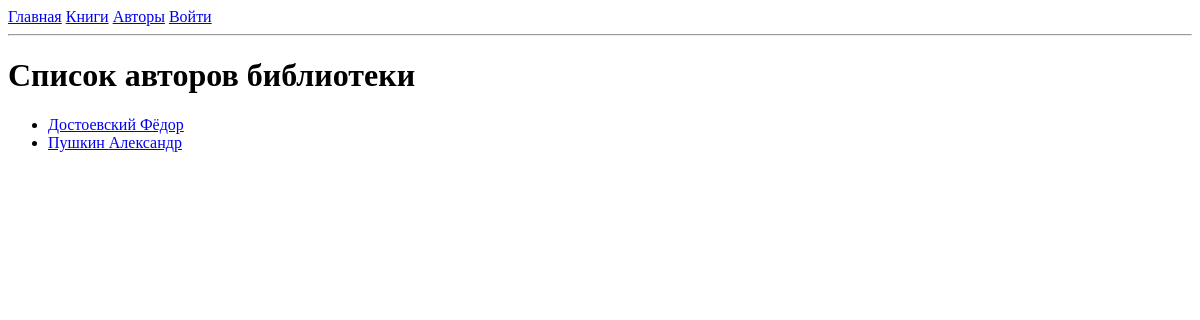
Page /catalog/authors/ on the earlier database version.
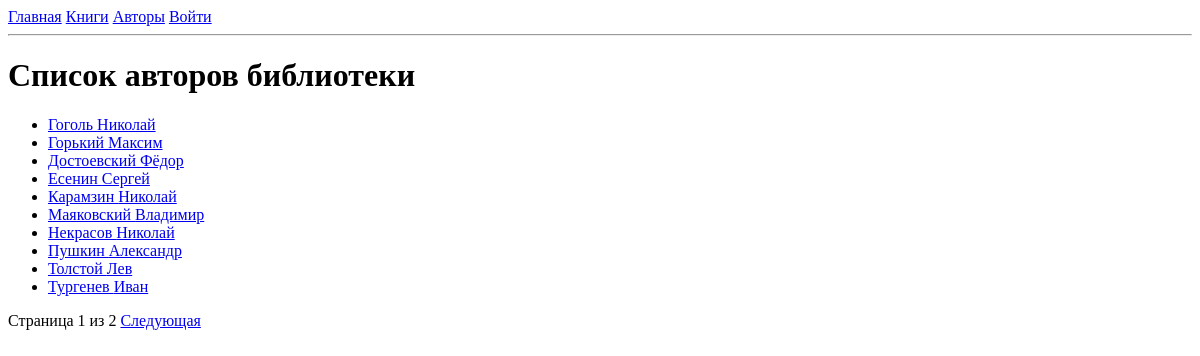
Same page on the later database version.
### catalog/models.py (models this page shows, shortened)
class Author(models.Model):
    first_name = models.CharField(max_length=100)
    last_name = models.CharField(max_length=100)
    date_of_birth = models.DateField(null=True, blank=True)
    date_of_death = models.DateField('Died', null=True, blank=True)
    class Meta:
        ordering = ['last_name', 'first_name']

### catalog/views.py (the view)
# urls.py: path('authors/', views.AuthorListView.as_view(), name='authors'),
class AuthorListView(generic.ListView):
    model = Author
    template_name = 'catalog/author_list.html'
    context_object_name = 'author_list'
    paginate_by = 10

### catalog/templates/catalog/author_list.html (shortened to what this page needs)
{% extends "catalog/base_generic.html" %}
{% block content %}
<h1>Список авторов библиотеки</h1>
{% if author_list %}
<ul>
    {% for author in author_list %}
    <li>
    <a href="{% url 'author-detail' author.pk %}">
        {{ author.last_name }} {{ author.first_name }}
    </a>
</li>
    {% endfor %}
</ul>
{% else %}
<p>В библиотеке пока нет добавленных авторов.</p>
{% endif %}
{% if is_paginated %}
<div>
    <span>
        Страница {{ page_obj.number }} из {{ page_obj.paginator.num_pages }}
    </span>
    {% if page_obj.has_next %}
        <a href="{{ request.path }}?page={{ page_obj.next_page_number }}">Следующая</a>
    {% endif %}
</div>
{% endif %}
{% endblock %}

Differences in the rows shown:
added Author: last_name "Гоголь", first_name "Николай"
added Author: last_name "Горький", first_name "Максим"
added Author: last_name "Есенин", first_name "Сергей"
added Author: last_name "Карамзин", first_name "Николай"
added Author: last_name "Маяковский", first_name "Владимир"
added Author: last_name "Некрасов", first_name "Николай"
added Author: last_name "Толстой", first_name "Лев"
added Author: last_name "Тургенев", first_name "Иван"
Other differences:
{{ page_obj.number }}: (not shown) → "1"
{{ page_obj.paginator.num_pages }}: (not shown) → "2"
text now shown: "Страница из Следующая"
